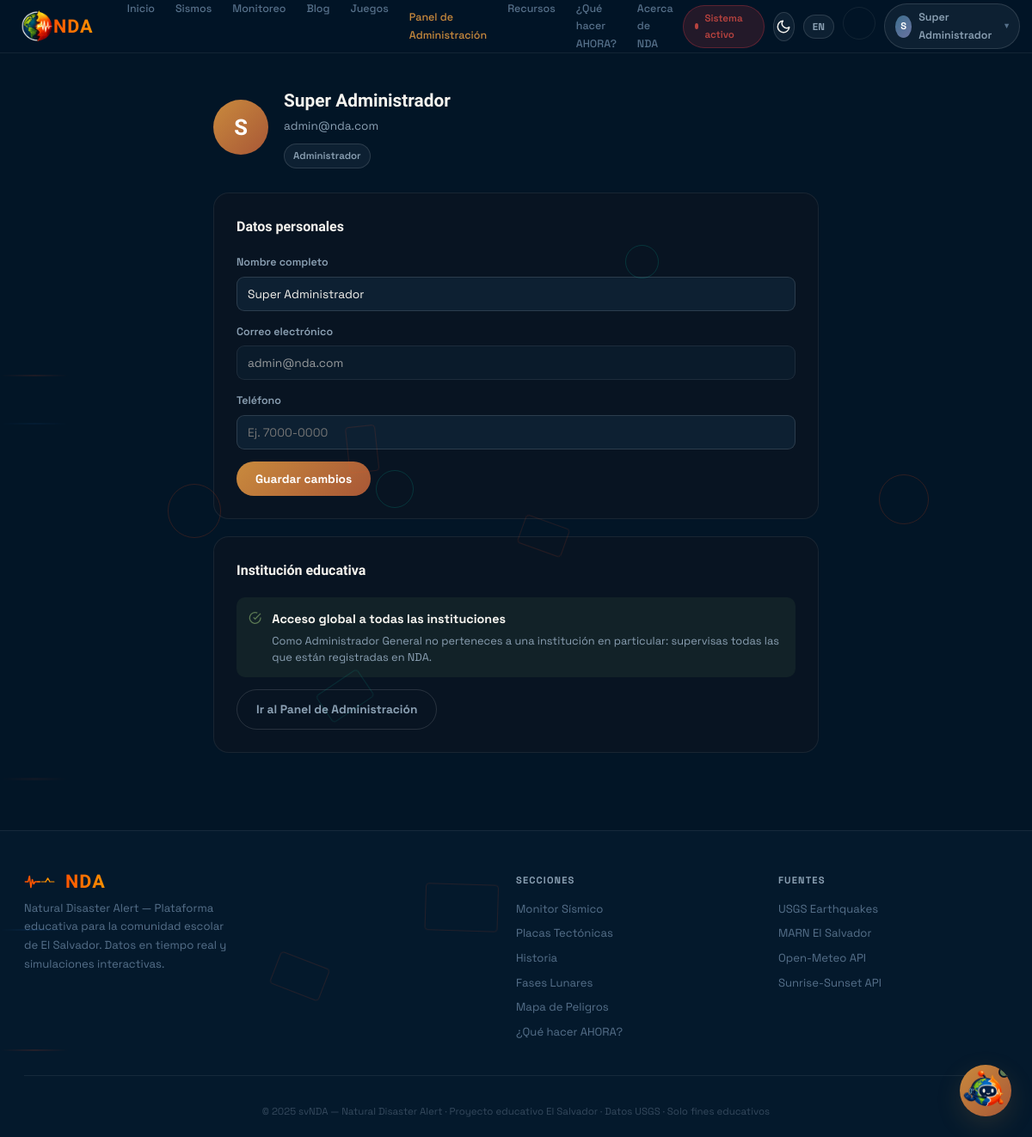
Screenshot of /?url=profile (signed in) with the database file from the repository.
### tables this page shows
CREATE TABLE usuarios (
usuarios_id INT PRIMARY KEY AUTO_INCREMENT,
nombre VARCHAR(100),
email VARCHAR(100) UNIQUE,
contra VARCHAR(255),
role ENUM('user','admin','director','docente','alumno','padre','administrativo') DEFAULT 'user',
institucion_id INT NULL,
estado_institucional ENUM('ninguno','pendiente','aprobado','rechazado') DEFAULT 'ninguno',
telefono VARCHAR(20) NULL,
materia VARCHAR(100) NULL,
foto_perfil VARCHAR(255) NULL,
created_at TIMESTAMP DEFAULT CURRENT_TIMESTAMP
);

### controllers/AuthController.php (called while the page is built, shortened)
<?php
class AuthController {
    public function profile() {
        $db = getDB();
        $stmt = $db->prepare("SELECT u.*, i.nombre AS institucion_nombre
                               FROM usuarios u
                               LEFT JOIN instituciones i ON i.instituciones_id = u.institucion_id
                               WHERE u.usuarios_id = ?");
        $stmt->execute([$_SESSION['user_id']]);
        $user = $stmt->fetch();
        $instituciones = $db->query("SELECT instituciones_id, nombre, correo FROM instituciones ORDER BY nombre ASC")->fetchAll();
        $pendingRequest = null;
        view('profile', [
            'title' => 'Mi perfil · NDA',
            'profileUser' => $user,
            'instituciones' => $instituciones,
            'pendingRequest' => $pendingRequest,
        ]);
    }
}

### views/profile.php (the view, shortened to what this page needs)
<?php
$profileUser = $profileUser ?? [];
$roleLabels = [
    'user' => 'Usuario general',
    'director' => 'Director',
    'docente' => 'Docente',
    'alumno' => 'Alumno',
    'padre' => 'Padre / Encargado',
    'administrativo' => 'Personal administrativo',
    'admin' => 'Administrador',
];
$roleLabel = $roleLabels[$profileUser['role']] ?? $profileUser['role'];
?>
<div class="wrap profile-page" style="padding-top:100px;padding-bottom:70px;max-width:760px;">
    <div class="profile-head">
        <div class="profile-avatar"><?= strtoupper(substr($profileUser['nombre'], 0, 1)) ?></div>
        <div>
            <h1><?= e($profileUser['nombre']) ?></h1>
            <p><?= e($profileUser['email']) ?></p>
            <span class="profile-role-badge"><?= e($roleLabel) ?></span>
        </div>
    </div>
    <div class="profile-card">
        <h2>Datos personales</h2>
        <form method="POST" action="?url=profile/update" class="profile-form">
            <div class="profile-field">
                <label>Nombre completo</label>
                <input type="text" name="name" value="<?= e($profileUser['nombre']) ?>" required>
            </div>
            <div class="profile-field">
                <label>Correo electrónico</label>
                <input type="email" value="<?= e($profileUser['email']) ?>" disabled>
            </div>
            <div class="profile-field">
                <label>Teléfono</label>
                <input type="text" name="telefono" value="<?= e($profileUser['telefono'] ?? '') ?>" placeholder="Ej. 7000-0000">
            </div>
            <button type="submit" class="profile-btn">Guardar cambios</button>
        </form>
    </div>
    <div class="profile-card">
        <h2>Institución educativa</h2>
        <?php if ($profileUser['role'] === 'admin'): ?>
            <div class="profile-inst-status ok">
                <svg width="20" height="20" viewBox="0 0 24 24" fill="none" stroke="currentColor" stroke-width="2"><path d="M22 11.08V12a10 10 0 1 1-5.93-9.14"/><polyline points="22 4 12 14.01 9 11.01"/></svg>
                <div>
                    <strong>Acceso global a todas las instituciones</strong>
                    <p>Como Administrador General no perteneces a una institución en particular: supervisas todas las que están registradas en NDA.</p>
                </div>
            </div>
            <a href="?url=school" class="profile-btn profile-btn-out" style="margin-top:14px;display:inline-block;">Ir al Panel de Administración</a>
        <?php endif; ?>
    </div>
</div>
<?php
require_once 'layout.php';
?>

### assets/css/auth.css (style rules this page uses)
* { box-sizing: border-box; margin: 0; padding: 0; }

### assets/css/nda-extensions.css (style rules this page uses)
:root { --state-seguro: #335C67; --state-informativo: #597D4F; --state-precaucion: #BFB749; --state-alerta: #C2441C; --state-emergencia: #D91A2A; --glass-bg: rgba(8, 20, 34, 0.55); --glass-border: rgba(255, 255, 255, 0.14); --glass-blur: 16px; }

### views/profile.php (style rules this page uses)
.profile-head { display:flex; align-items:center; gap:18px; margin-bottom:28px; }
.profile-avatar { width:64px; height:64px; border-radius:50%; background:linear-gradient(135deg,var(--acc),var(--acc3)); color:#fff; display:flex; align-items:center; justify-content:center; font-family:var(--fd); font-size:1.6rem; font-weight:700; flex-shrink:0; }
.profile-head h1 { font-family:var(--fd); font-size:1.3rem; color:var(--text); margin-bottom:2px; }
.profile-head p { color:var(--text2); font-size:.85rem; margin-bottom:8px; }
.profile-role-badge { display:inline-flex; align-items:center; gap:5px; background:var(--card2); border:1px solid var(--border2); color:var(--text2); font-size:.72rem; font-weight:600; padding:4px 10px; border-radius:100px; margin-right:6px; }
.profile-card { background:var(--card); border:1px solid var(--border); border-radius:var(--rl); padding:26px; margin-bottom:20px; }
.profile-card h2 { font-family:var(--fd); font-size:1rem; color:var(--text); margin-bottom:18px; }
.profile-form { display:flex; flex-direction:column; gap:14px; }
.profile-field label { display:block; font-size:.78rem; color:var(--text2); margin-bottom:6px; font-weight:600; }
.profile-field input, .profile-field select, .profile-field textarea { width:100%; background:var(--card2); border:1px solid var(--border2); border-radius:9px; color:var(--text); font-size:.86rem; padding:10px 12px; font-family:var(--fn); outline:none; transition: border-color var(--tr); }
.profile-field input:disabled { opacity:.6; cursor:not-allowed; }
.profile-btn { background:linear-gradient(135deg,var(--acc),var(--acc3)); color:#fff; border:none; border-radius:50px; font-size:.86rem; font-weight:700; padding:11px 22px; cursor:pointer; align-self:flex-start; transition: transform .15s; text-decoration:none; }
.profile-btn-out { background:transparent; color:var(--text2); border:1.5px solid var(--border2); }
.profile-inst-status { display:flex; gap:12px; align-items:flex-start; padding:14px; border-radius:10px; }
.profile-inst-status.ok { background:rgba(107,161,90,.1); color:var(--green); }
.profile-inst-status strong { display:block; color:var(--text); font-size:.9rem; margin-bottom:3px; }
.profile-inst-status p { font-size:.8rem; color:var(--text2); line-height:1.5; }

### rows the page displays
usuarios: nombre "S", nombre "Super Administrador", email "admin@nda.com", role "Administrador", name "Super Administrador"

### other values shown
substr($_SESSION['user_name'], 0, 1) "S"
$_SESSION['user_name'] "Super Administrador"
